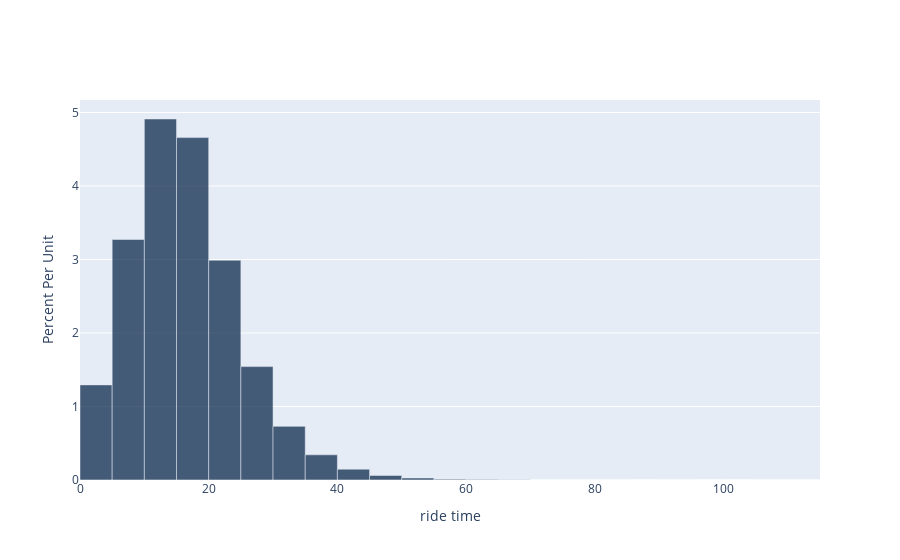

The notebook cell this image was saved under:
### Markdown cell above
<!-- BEGIN QUESTION -->

**Question 1.** Produce a histogram that visualizes the distributions of all ride times in Boston using the given bins in `equal_bins`. **(4 Points)**

*Hint:* See [Chapter 7.2](https://inferentialthinking.com/chapters/07/2/Visualizing_Numerical_Distributions.html) if you're stuck on how to specify bins.
<!--
BEGIN QUESTION
name: q3_1
manual: true
-->

### Code cell
equal_bins = np.arange(0, 120, 5)
boston.ihist("ride time",bins=equal_bins)

### Figure 1 — Plotly figure (JSON) as saved in the notebook; plotly's stock layout.template omitted (floating-point values rounded to 4 significant figures)
{"data": [{"customdata": ["(0.0, 5.0)", "(5.0, 10.0)", "(10.0, 15.0)", "(15.0, 20.0)", "(20.0, 25.0)", "(25.0, 30.0)", "(30.0, 35.0)", "(35.0, 40.0)", "(40.0, 45.0)", "(45.0, 50.0)", "(50.0, 55.0)", "(55.0, 60.0)", "(60.0, 65.0)", "(65.0, 70.0)", "(70.0, 75.0)", "(75.0, 80.0)", "(80.0, 85.0)", "(85.0, 90.0)", "(90.0, 95.0)", "(95.0, 100.0)", "(100.0, 105.0)", "(105.0, 110.0)", "(110.0, 115.0)", "(115.0, 1471.99)"], "hovertemplate": "Bin Endpoints: %{customdata}<br>Bar Height: %{y}", "marker": {"color": "rgb(0,30,66)"}, "name": "ride time", "opacity": 0.7, "type": "bar", "width": [5, 5, 5, 5, 5, 5, 5, 5, 5, 5, 5, 5, 5, 5, 5, 5, 5, 5, 5, 5, 5, 5, 5], "x": [2.5, 7.5, 12.5, 17.5, 22.5, 27.5, 32.5, 37.5, 42.5, 47.5, 52.5, 57.5, 62.5, 67.5, 72.5, 77.5, 82.5, 87.5, 92.5, 97.5, 102.5, 107.5, 112.5], "y": [1.294, 3.272, 4.912, 4.659, 2.99, 1.543, 0.7303, 0.3425, 0.1474, 0.06131, 0.0268, 0.0114, 0.005401, 0.0022, 0.0011, 0.0005001, 0.0004001, 0, 0.0001, 0, 0, 0.0001, 0.0001]}], "layout": {"barmode": "overlay", "xaxis": {"title": {"text": "ride time "}}, "yaxis": {"automargin": true, "title": {"text": "Percent Per Unit"}}}}
